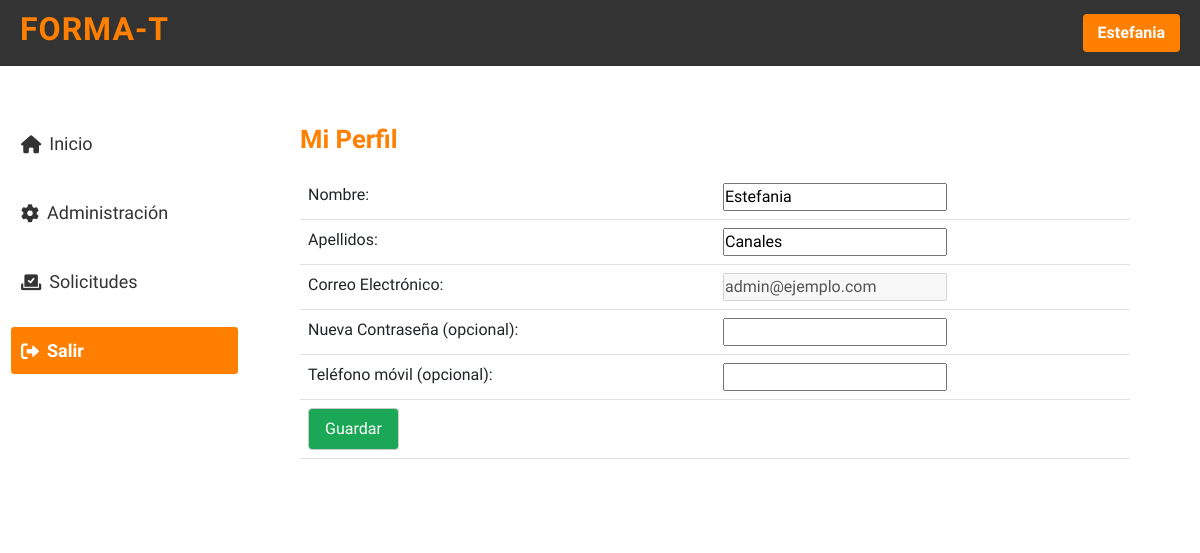
/public/pages/profile.php (signed in), run on the app's committed database.
### tables this page shows
CREATE TABLE `users` (
  `user_id` INT NOT NULL AUTO_INCREMENT,
  `first_name` VARCHAR(100) NOT NULL,
  `last_name` VARCHAR(100) NOT NULL,
  `email` VARCHAR(100) NOT NULL UNIQUE,
  `password` VARCHAR(255) NOT NULL, 
  `role` ENUM('admin', 'student') NOT NULL,
  `status` TINYINT DEFAULT 1, 
  `phone` VARCHAR(15),
  PRIMARY KEY (`user_id`)
);

### models/Connection.php (called while the page is built, shortened)
<?php
class Connection {
    private function connect() {
        $host = 'localhost';
        $port = 3306;
        $dbname = 'format_db';
        $user = 'root';
        $password = '';
        try {
            $this->conn = new PDO("mysql:host=$host;port=$port;dbname=$dbname;charset=utf8", $user, $password);
        } catch (PDOException $e) {
            die("Error en la conexión: " . $e->getMessage());
        }
    }
}
?>

### models/User.php (called while the page is built, shortened)
<?php
require_once 'Connection.php';
class User extends Connection {
    public function getByUserId ($userId) {
        $sql = "SELECT * FROM users WHERE user_id = :user_id";
        $stmt = $this->conn->prepare($sql);
        $stmt->bindParam(':user_id', $userId);
        $stmt->execute();
        return $stmt->fetch(PDO::FETCH_ASSOC);
    }
}
?>

### public/pages/profile.php (the view, shortened to what this page needs)
<?php
require_once '../../models/User.php';
$sessionUserId = $_SESSION['user_id'];
$user = new User();
$currentUser = $user->getByUserId($sessionUserId);
?>
<!DOCTYPE html>
<html lang="es">
<head>
    <?php require_once '../includes/styles.php'; ?>
    <link rel="stylesheet" href="../resources/css/menu.css"/>
    <link rel="stylesheet" href="../resources/css/admin.css">
</head>
<body>
    <?php require_once '../includes/header.php'; ?>
    <div class="layout-container">
        <?php require_once '../includes/menu.php'; ?>
        <div class="admin-content">
            <h1>Mi Perfil</h1>
            <form action="../../controllers/edit_profile_process.php" method="POST">
                <table class="table">
                    <tr>
                        <td><label for="first_name">Nombre:</label></td>
                        <td><input type="text" id="first_name" name="first_name" value="<?php echo htmlspecialchars($currentUser['first_name'] ?? ''); ?>" required></td>
                    </tr>
                    <tr>
                        <td><label for="last_name">Apellidos:</label></td>
                        <td><input type="text" id="last_name" name="last_name" value="<?php echo htmlspecialchars($currentUser['last_name'] ?? ''); ?>" required></td>
                    </tr>
                    <tr>
                        <td><label for="email">Correo Electrónico:</label></td>
                        <td><input type="email" id="email" name="email" value="<?php echo htmlspecialchars($currentUser['email'] ?? ''); ?>" disabled></td>
                    </tr>
                    <tr>
                        <td><label for="password">Nueva Contraseña (opcional):</label></td>
                        <td><input type="password" id="password" name="password"></td>
                    </tr>
                    <tr>
                        <td><label for="phone">Teléfono móvil (opcional):</label></td>
                        <td><input type="text" id="phone" name="phone" value="<?php echo htmlspecialchars($currentUser['phone'] ?? ''); ?>"></td>
                    </tr>
                    <tr class="submit-row">
                        <td colspan="2">
                            <input type="submit" value="Guardar" class="update-button">
                        </td>
                    </tr>
                </table>
            </form>
        </div>
    </div>
</body>
</html>

### public/resources/css/global.css (style rules this page uses)
* { font-family: 'Work Sans'; }

### public/resources/css/header.css (style rules this page uses)
* { margin: 0; padding: 0; box-sizing: border-box; }

### public/resources/css/menu.css (style rules this page uses)
.layout-container { display: flex; width: 100%; height: 100%; }

### public/resources/css/admin.css (style rules this page uses)
.admin-content { margin-left: 250px; padding: 58px 70px 50px 50px; background-color: #ffffff; flex: 1; height: 100%; overflow-y: auto; }
.admin-content h1 { font-size: 1.6em; color: #ff7f00; font-weight: bold; }
table { width: 100%; border-collapse: collapse; margin-top: 20px; table-layout: fixed; }
th, td { padding: 10px; text-align: left; word-wrap: break-word; }
.submit-row { text-align: center; padding: 10px; }
.update-button { background-color: #1ba856; color: #ffffff; border: 1px solid #ccc; padding: 8px 16px; border-radius: 4px; font-size: 16px; cursor: pointer; display: inline-block; text-align: center; margin: auto; }

### data on the page
users: first_name "Estefania", last_name "Canales", email "admin@ejemplo.com"

### other printed values
$userName "Estefania"
